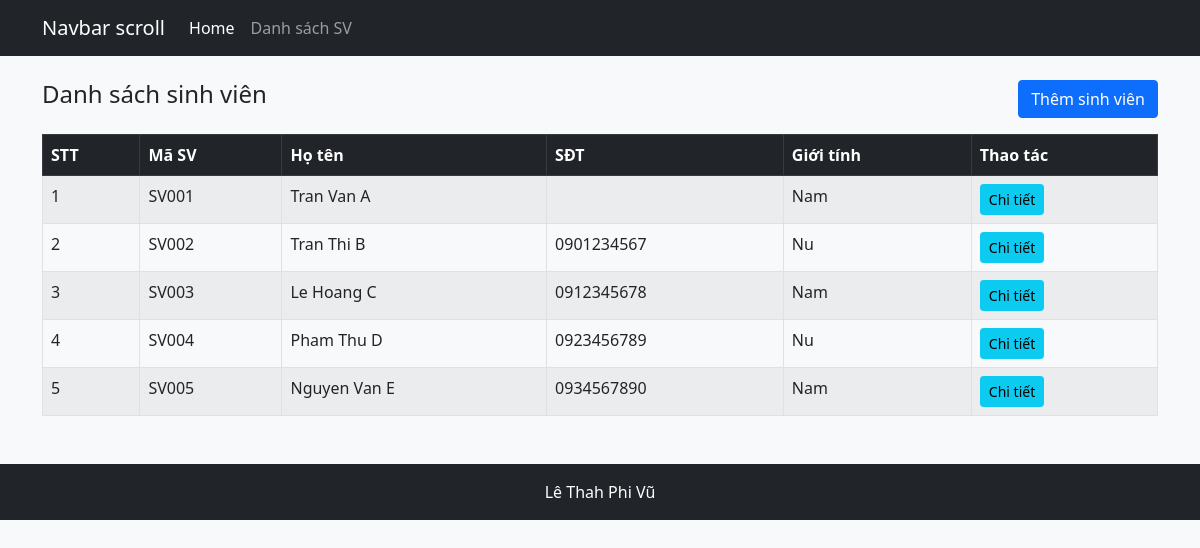
The app's page /Lab5/student_index.php with its own data.
### tables this page shows
CREATE TABLE `students` (
  `id` int(11) NOT NULL AUTO_INCREMENT,
  `studentcode` varchar(20) NOT NULL,
  `fullname` varchar(100) NOT NULL,
  `phone` varchar(20) DEFAULT NULL,
  `gender` varchar(10) NOT NULL,
  `created_at` timestamp NOT NULL DEFAULT current_timestamp(),
  PRIMARY KEY (`id`),
  UNIQUE KEY `studentcode` (`studentcode`)
);

### Lab5/config/Database.php (called while the page is built)
<?php
class Database
{
    public function getConnection()
    {
        $conn = new mysqli("localhost", "root", "", "lethanhphivu_mydb1");
        $conn->set_charset("utf8mb4");
        return $conn;
    }
}

### Lab5/dao/StudentDAO.php (called while the page is built, shortened)
<?php
require_once __DIR__ . "/../config/Database.php";
class StudentDAO
{
    private $conn;
    public function __construct()
    {
        $this->conn = (new Database())->getConnection();
    }
    public function getAll()
    {
        $result = $this->conn->query("SELECT * FROM students");
        $list = [];
        while ($row = $result->fetch_object("Student")) {
            $list[] = $row;
        }
        return $list;
    }
}

### Lab5/student_index.php (the view)
<?php
require_once "dao/StudentDAO.php";
$dao = new StudentDAO();
$list = $dao->getAll();
require_once "includes/header.php";
?>
<div class="container my-4">
    <div class="d-flex justify-content-between mb-3">
        <h4>Danh sách sinh viên</h4>
        <a href="student_add.php" class="btn btn-primary">Thêm sinh viên</a>
    </div>
    <table class="table table-bordered table-striped">
        <thead class="table-dark">
            <tr>
                <th>STT</th><th>Mã SV</th><th>Họ tên</th><th>SĐT</th><th>Giới tính</th><th>Thao tác</th>
            </tr>
        </thead>
        <tbody>
            <?php foreach ($list as $i => $s): ?>
            <tr>
                <td><?= $i + 1 ?></td>
                <td><?= $s->studentcode ?></td>
                <td><?= $s->fullname ?></td>
                <td><?= $s->phone ?></td>
                <td><?= $s->gender ?></td>
                <td><a href="student_detail.php?id=<?= $s->id ?>" class="btn btn-info btn-sm">Chi tiết</a></td>
            </tr>
            <?php endforeach; ?>
        </tbody>
    </table>
</div>
<?php require_once "includes/footer.php"; ?>

### Lab5/includes/header.php (shortened to what this page needs)
<!DOCTYPE html>
<html lang="vi">
<head>
    <link href="https://cdn.jsdelivr.net/npm/bootstrap@5.0.2/dist/css/bootstrap.min.css" rel="stylesheet">
    <link rel="stylesheet" href="assets/style.css">
</head>
<body>
    <nav class="navbar navbar-expand-lg navbar-dark bg-dark">
        <div class="container">
            <a class="navbar-brand" href="student_index.php">Navbar scroll</a>
            <div class="collapse navbar-collapse">
                <ul class="navbar-nav me-auto">
                    <li class="nav-item"><a class="nav-link active" href="student_index.php">Home</a></li>
                    <li class="nav-item"><a class="nav-link" href="student_index.php">Danh sách SV</a></li>
                </ul>
            </div>
        </div>
    </nav>

### Lab5/includes/footer.php (shortened to what this page needs)
    <footer class="bg-dark text-white text-center py-3 mt-5">
        <div class="container">
            <p class="mb-0">Lê Thah Phi Vũ</p>
        </div>
    </footer>
</body>
</html>

### Lab5/assets/style.css (style rules this page uses)
body { background-color: #f8f9fa; }

### records on screen
students: studentcode "SV001", fullname "Tran Van A", gender "Nam"
students: studentcode "SV002", fullname "Tran Thi B", phone "0901234567", gender "Nu"
students: studentcode "SV003", fullname "Le Hoang C", phone "0912345678", gender "Nam"
students: studentcode "SV004", fullname "Pham Thu D", phone "0923456789", gender "Nu"
students: studentcode "SV005", fullname "Nguyen Van E", phone "0934567890", gender "Nam"
